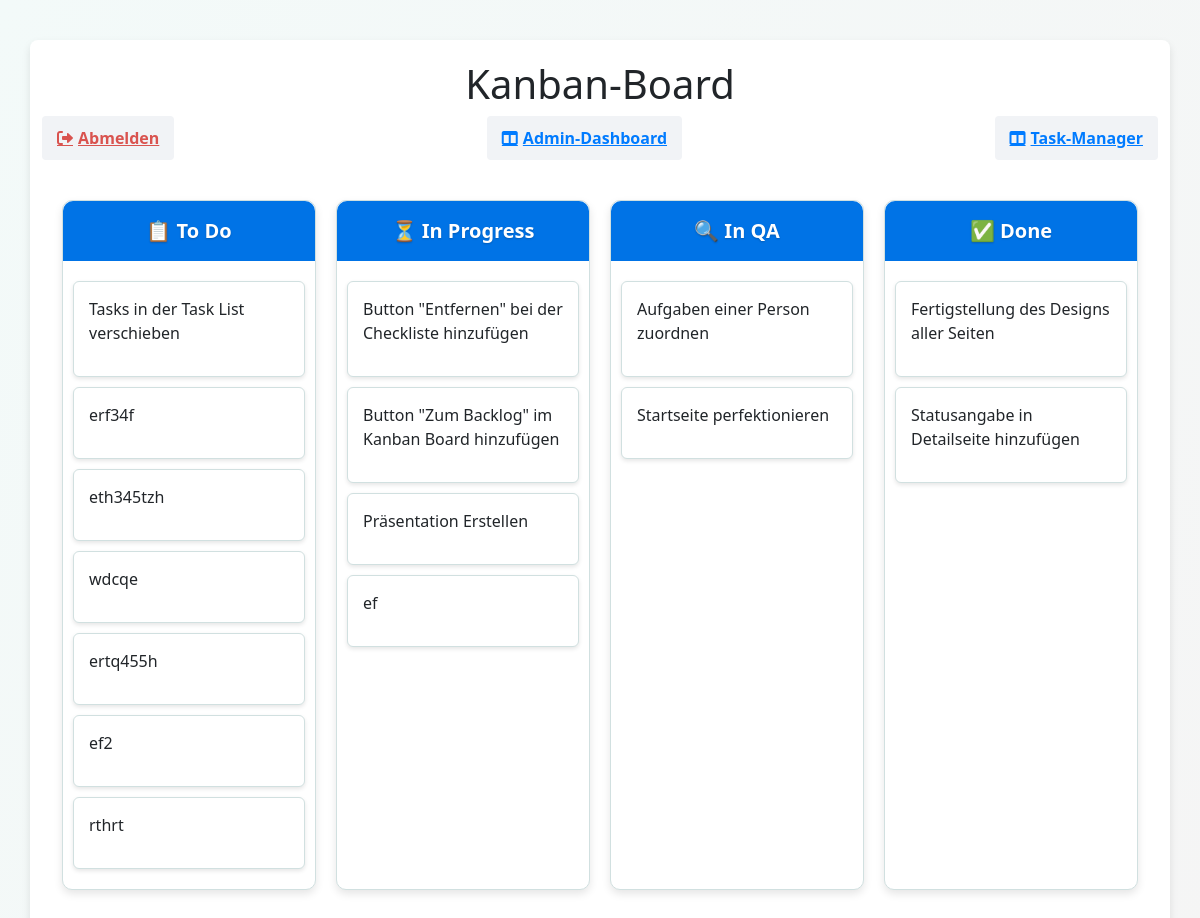
The page /kanban_board/ (signed in) on the database its author committed.
### tables this page shows
CREATE TABLE tasks (
        id INTEGER PRIMARY KEY AUTOINCREMENT,
        title TEXT NOT NULL,
        description TEXT,
        status TEXT NOT NULL CHECK (status IN ('To Do', 'In Progress', 'In QA', 'Done'))
        , created_by TEXT);

### kanban_board.py (the view)
@kanban_board.route('/')
def kanban_board_view():
    if 'angemeldet' not in session:
        return redirect(url_for('login'))
    conn = sqlite3.connect('nutzer.db')
    cursor = conn.cursor()
    cursor.execute("SELECT id, title, status FROM tasks")
    tasks = cursor.fetchall()
    conn.close()
    print(tasks)
    print("Geladene Aufgaben:", tasks)  # Debugging: Zeige die geladenen Aufgaben
    return render_template('kanban_board.html', tasks=tasks)

### app.py (called while the page is built)
@app.context_processor
def inject_is_admin():
    return {'is_admin': session.get('role') == 'Admin'}

### templates/kanban_board.html (shortened to what this page needs)
<!DOCTYPE html>
<html lang="de">
<head>
    <link rel="stylesheet" href="/static/kanban.css">
    <link rel="stylesheet" href="https://cdnjs.cloudflare.com/ajax/libs/font-awesome/6.0.0-beta3/css/all.min.css">
<link rel="stylesheet" href="https://cdnjs.cloudflare.com/ajax/libs/bootstrap/5.3.0/css/bootstrap.min.css">
  </head>
<body>
 <div class="container">
  <h1>Kanban-Board</h1>
  <div class="nav-links">
    <a href="/abmelden" class="btn-link logout"><i class="fas fa-sign-out-alt"></i> Abmelden</a>
    {% if is_admin %}
      <a href="/admin_dashboard" class="btn-link"><i class="fas fa-columns"></i> Admin-Dashboard</a>
    {% endif %}
    <a href="/task_manager" class="btn-link"><i class="fas fa-columns"></i> Task-Manager</a>
  </div>
    <div class="kanban-board">
        <div class="kanban-column" data-status="To Do" ondrop="drop(event)" ondragover="allowDrop(event)">
          <div class="kanban-header">📋 To Do</div>
          <div class="kanban-cards">
            {% for task in tasks %}
              {% if task[2] == "To Do" %}
              <div class="kanban-card" draggable="true" ondragstart="drag(event)" data-id="{{ task[0] }}">
              <p>{{ task[1] }}</p>
          </div>
      {% endif %}
  {% endfor %}
          </div>
        </div>
        <div class="kanban-column" data-status="In Progress" ondrop="drop(event)" ondragover="allowDrop(event)">
          <div class="kanban-header">⏳ In Progress</div>
          <div class="kanban-cards">
            {% for task in tasks %}
              {% if task[2] == "In Progress" %}
              <div class="kanban-card" draggable="true" ondragstart="drag(event)" data-id="{{ task[0] }}">
                <p>{{ task[1] }}</p>
            </div>
        {% endif %}
    {% endfor %}
          </div>
        </div>
        <div class="kanban-column" data-status="In QA" ondrop="drop(event)" ondragover="allowDrop(event)">
          <div class="kanban-header">🔍 In QA</div>
          <div class="kanban-cards">
            {% for task in tasks %}
              {% if task[2] == "In QA" %}
              <div class="kanban-card" draggable="true" ondragstart="drag(event)" data-id="{{ task[0] }}">
                <p>{{ task[1] }}</p>
            </div>
        {% endif %}
    {% endfor %}
          </div>
        </div>
        <div class="kanban-column" data-status="Done" ondrop="drop(event)" ondragover="allowDrop(event)">
          <div class="kanban-header">✅ Done</div>
          <div class="kanban-cards">
            {% for task in tasks %}
              {% if task[2] == "Done" %}
              <div class="kanban-card" draggable="true" ondragstart="drag(event)" data-id="{{ task[0] }}">
                <p>{{ task[1] }}</p>
            </div>
        {% endif %}
    {% endfor %}
        </div>
      </div>
 </div>
</body>
</html>

### static/kanban.css (style rules this page uses)
h1 { text-align: center; color: #007bff; margin-bottom: 20px; }
.container { max-width: 600px; margin: 40px auto; background: #ffffff; padding: 20px; border-radius: 8px; box-shadow: 0 4px 8px rgba(0, 0, 0, 0.1); }
.nav-links { display: flex; justify-content: center; justify-content: space-between; gap: 100px; margin-bottom: 20px; }
.btn-link { text-decoration: none; font-weight: bold; color: #007bff; background: #f1f3f6; padding: 10px 15px; border-radius: 4px; display: flex; align-items: center; gap: 5px; transition: background-color 0.2s ease; }
.logout { color: #d9534f; }
body { font-family: 'Arial', sans-serif; background: linear-gradient(120deg,rgb(243, 250, 249), #f5f5f5); color: #333; margin: 0; padding: 0; }
.kanban-board { display: flex; gap: 20px; padding: 20px; max-width: 1200px; margin: 0 auto; }
.kanban-column { flex: 1; background: #ffffff; border: 1px solid #d1e0e0; border-radius: 10px; display: flex; flex-direction: column; box-shadow: 0 4px 8px rgba(0, 0, 0, 0.1); transition: transform 0.2s ease; }
.kanban-header { font-size: 20px; font-weight: bold; text-align: center; padding: 15px; background-color: #0073e6; color: white; border-radius: 10px 10px 0 0; text-shadow: 0 1px 2px rgba(0, 0, 0, 0.2); }
.kanban-cards { flex-grow: 1; padding: 10px; }
.kanban-card { background-color: #ffffff; border: 1px solid #d1e0e0; border-radius: 6px; padding: 15px; margin: 10px 0; box-shadow: 0 2px 4px rgba(0, 0, 0, 0.1); transition: box-shadow 0.2s ease; }

### rows shown on the page
tasks: title "Tasks in der Task List verschieben"
tasks: title "erf34f"
tasks: title "eth345tzh"
tasks: title "wdcqe"
tasks: title "ertq455h"
tasks: title "ef2"
tasks: title "rthrt"
tasks: title "Button \"Entfernen\" bei der Checkliste hinzufügen"
tasks: title "Button \"Zum Backlog\" im Kanban Board hinzufügen"
tasks: title "Präsentation Erstellen"
tasks: title "ef"
tasks: title "Aufgaben einer Person zuordnen"
tasks: title "Startseite perfektionieren"
tasks: title "Fertigstellung des Designs aller Seiten"
tasks: title "Statusangabe in Detailseite hinzufügen"
